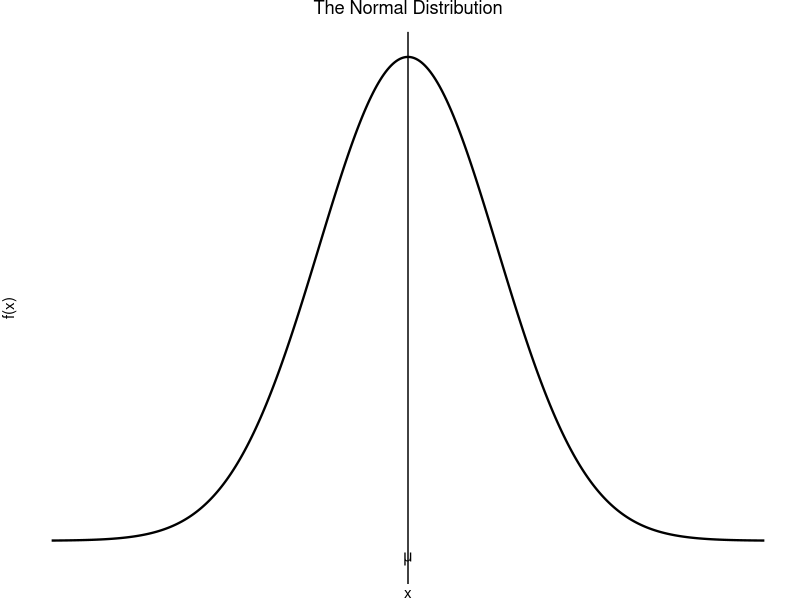

Generate this figure with R:
## ---- chunk 1
#| label: fig-pmc-51-normal
#| fig-cap: "Sample plot of the normal distribution"
#| code-fold: true
#| message: false
library(tidyverse)

ggplot(tibble(x = seq(-4, 4, length.out = 400)), aes(x, dnorm(x))) +
  geom_line(linewidth = 0.8) +
  geom_vline(xintercept = 0) +
  annotate("text", x = 0, y = -0.015, label = expression(mu)) +
  labs(title = "The Normal Distribution", x = "x", y = "f(x)") +
  theme_void() +
  theme(
    plot.title = element_text(hjust = 0.5, margin = margin(b = 10)),
    axis.title = element_text(),
    axis.title.y = element_text(angle = 90)
  )
## ---- chunk 2
#| include: false
p1 <- pnorm(1) - pnorm(-1)
p2 <- pnorm(2) - pnorm(-2)
p3 <- pnorm(3) - pnorm(-3)
